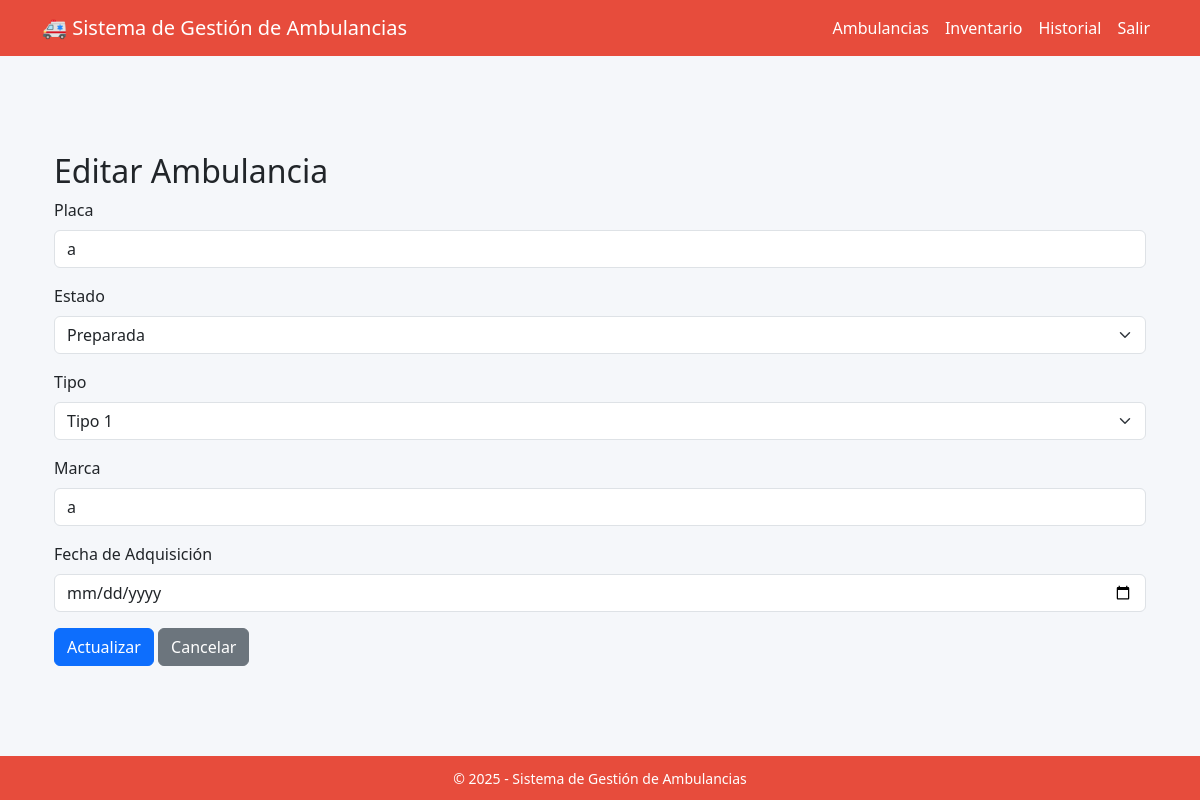
The page /ambulancias/editar/1/ on the database its author committed.
### ambulancias/models.py (models this page shows, shortened)
class Ambulancia(models.Model):
    placa = models.CharField(max_length=10, unique=True)
    ESTADO_AMB = [
        ('preparada', 'Preparada'),
        ('en_proceso', 'En proceso'),
        ('inhabilitada', 'Inhabilitada')]
    estado = models.CharField(max_length=20, choices=ESTADO_AMB, default='en_proceso')
    TIPO_AMB = [
        ('tipo_1', 'Tipo 1'),
        ('tipo_2', 'Tipo 2'),
        ('tipo_3', 'Tipo 3')]
    tipo_A = models.CharField(max_length=10, choices=TIPO_AMB)
    capacidad = models.IntegerField(null=True, blank=True)
    marca = models.CharField(max_length=50)
    fecha_adquisicion = models.DateField()
    objects = AmbulanciaManager()

### ambulancias/views.py (the view, shortened to what this page needs)
# urls.py: path('editar/<int:id>/', views.editar_ambulancia, name='editar_ambulancia'),
def editar_ambulancia(request, id):
    ambulancia = AmbulanciaService.obtener_ambulancia(id)
    return render(request, 'ambulancias/form.html', {
        'titulo': 'Editar Ambulancia',
        'boton': 'Actualizar',
        'ambulancia': ambulancia,
        'estados': Ambulancia.ESTADO_AMB,
        'tipos': Ambulancia.TIPO_AMB,
    })

### ambulancias/dao/ambulancia_dao.py (called while the page is built)
    @staticmethod
    def obtener_por_id(id):
        return Ambulancia.objects.get(id=id)

### ambulancias/services/ambulancia_service.py (called while the page is built)
    @staticmethod
    def obtener_ambulancia(id):
        return AmbulanciaDAO.obtener_por_id(id)

### ambulancias/templates/ambulancias/form.html (shortened to what this page needs)
{% extends 'base.html' %}
{% load static %}
{% block content %}
<div class="container mt-5">
    <h2>{{ titulo }}</h2>
    <form method="post">
        <div class="mb-3">
            <label for="placa" class="form-label">Placa</label>
            <input type="text" class="form-control" id="placa" name="placa" value="{{ ambulancia.placa|default:'' }}" required>
        </div>
        <div class="mb-3">
            <label for="estado" class="form-label">Estado</label>
            <select class="form-select" name="estado" id="estado" required>
                {% for val, label in estados %}
                    <option value="{{ val }}" {% if ambulancia.estado == val %}selected{% endif %}>{{ label }}</option>
                {% endfor %}
            </select>
        </div>
        <div class="mb-3">
            <label for="tipo_A" class="form-label">Tipo</label>
            <select class="form-select" name="tipo_A" id="tipo_A" required>
                {% for val, label in tipos %}
                    <option value="{{ val }}" {% if ambulancia.tipo_A == val %}selected{% endif %}>{{ label }}</option>
                {% endfor %}
            </select>
        </div>
        <div class="mb-3">
            <label for="marca" class="form-label">Marca</label>
            <input type="text" class="form-control" id="marca" name="marca" value="{{ ambulancia.marca|default:'' }}">
        </div>
        <div class="mb-3">
            <label for="fecha_adquisicion" class="form-label">Fecha de Adquisición</label>
            <input type="date" class="form-control" id="fecha_adquisicion" name="fecha_adquisicion" value="{{ ambulancia.fecha_adquisicion|default:'' }}">
        </div>
        <button type="submit" class="btn btn-primary">{{ boton }}</button>
        <a href="{% url 'ambulancias:listar_ambulancias' %}" class="btn btn-secondary">Cancelar</a>
    </form>
</div>
{% endblock %}

### templates/base.html (style rules this page uses)
body { background-color: #f5f7fa; display: flex; flex-direction: column; min-height: 100vh; }

### rows shown on the page
Ambulancia: placa "a", estado "Preparada", tipo_A "Tipo 1", marca "a"

### other values the page prints
{{ titulo }} "Editar Ambulancia"
{{ boton }} "Actualizar"
